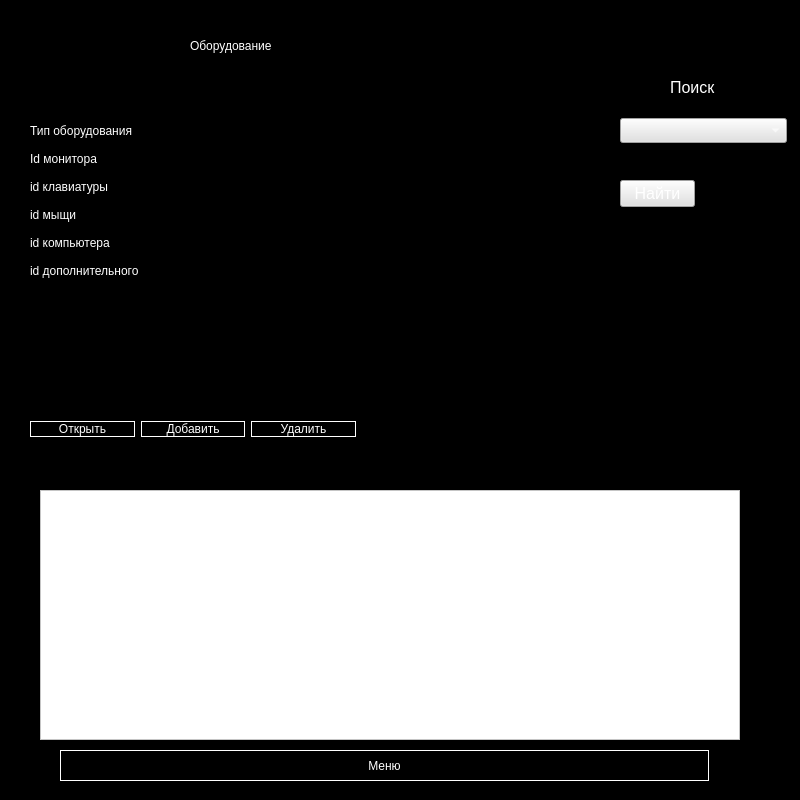
<?xml version="1.0" encoding="UTF-8"?>
<ui version="4.0">
 <class>Form</class>
 <widget class="QWidget" name="Form">
  <property name="geometry">
   <rect>
    <x>0</x>
    <y>0</y>
    <width>800</width>
    <height>800</height>
   </rect>
  </property>
  <property name="windowTitle">
   <string>Form</string>
  </property>
  <property name="styleSheet">
   <string notr="true">background-color: rgb(0, 0, 0);
color: rgb(255, 255, 255);</string>
  </property>
  <widget class="QLabel" name="label_3">
   <property name="geometry">
    <rect>
     <x>190</x>
     <y>10</y>
     <width>431</width>
     <height>71</height>
    </rect>
   </property>
   <property name="toolTip">
    <string>&lt;html&gt;&lt;head/&gt;&lt;body&gt;&lt;p align=&quot;center&quot;&gt;&lt;span style=&quot; font-size:22pt;&quot;&gt;Логин&lt;/span&gt;&lt;/p&gt;&lt;/body&gt;&lt;/html&gt;</string>
   </property>
   <property name="whatsThis">
    <string>&lt;html&gt;&lt;head/&gt;&lt;body&gt;&lt;p&gt;Логин&lt;/p&gt;&lt;/body&gt;&lt;/html&gt;</string>
   </property>
   <property name="styleSheet">
    <string notr="true">font: 40pt &quot;Arial&quot;;</string>
   </property>
   <property name="text">
    <string>Оборудование</string>
   </property>
   <property name="textFormat">
    <enum>Qt::AutoText</enum>
   </property>
  </widget>
  <widget class="QWidget" name="formLayoutWidget">
   <property name="geometry">
    <rect>
     <x>30</x>
     <y>120</y>
     <width>571</width>
     <height>291</height>
    </rect>
   </property>
   <layout class="QFormLayout" name="formLayout">
    <item row="0" column="0">
     <widget class="QLabel" name="label">
      <property name="toolTip">
       <string>&lt;html&gt;&lt;head/&gt;&lt;body&gt;&lt;p align=&quot;center&quot;&gt;&lt;span style=&quot; font-size:22pt;&quot;&gt;Логин&lt;/span&gt;&lt;/p&gt;&lt;/body&gt;&lt;/html&gt;</string>
      </property>
      <property name="whatsThis">
       <string>&lt;html&gt;&lt;head/&gt;&lt;body&gt;&lt;p&gt;Логин&lt;/p&gt;&lt;/body&gt;&lt;/html&gt;</string>
      </property>
      <property name="styleSheet">
       <string notr="true">font: 22pt &quot;Arial&quot;;</string>
      </property>
      <property name="text">
       <string>Тип оборудования</string>
      </property>
      <property name="textFormat">
       <enum>Qt::AutoText</enum>
      </property>
     </widget>
    </item>
    <item row="0" column="1">
     <widget class="QLineEdit" name="wrt1">
      <property name="styleSheet">
       <string notr="true">font: 20pt &quot;MS Shell Dlg 2&quot;;</string>
      </property>
     </widget>
    </item>
    <item row="1" column="0">
     <widget class="QLabel" name="label_2">
      <property name="toolTip">
       <string>&lt;html&gt;&lt;head/&gt;&lt;body&gt;&lt;p align=&quot;center&quot;&gt;&lt;span style=&quot; font-size:22pt;&quot;&gt;Логин&lt;/span&gt;&lt;/p&gt;&lt;/body&gt;&lt;/html&gt;</string>
      </property>
      <property name="whatsThis">
       <string>&lt;html&gt;&lt;head/&gt;&lt;body&gt;&lt;p&gt;Логин&lt;/p&gt;&lt;/body&gt;&lt;/html&gt;</string>
      </property>
      <property name="styleSheet">
       <string notr="true">font: 22pt &quot;Arial&quot;;</string>
      </property>
      <property name="text">
       <string>Id монитора</string>
      </property>
      <property name="textFormat">
       <enum>Qt::AutoText</enum>
      </property>
     </widget>
    </item>
    <item row="1" column="1">
     <widget class="QLineEdit" name="wrt2">
      <property name="styleSheet">
       <string notr="true">font: 20pt &quot;MS Shell Dlg 2&quot;;</string>
      </property>
     </widget>
    </item>
    <item row="2" column="0">
     <widget class="QLabel" name="label_4">
      <property name="toolTip">
       <string>&lt;html&gt;&lt;head/&gt;&lt;body&gt;&lt;p align=&quot;center&quot;&gt;&lt;span style=&quot; font-size:22pt;&quot;&gt;Логин&lt;/span&gt;&lt;/p&gt;&lt;/body&gt;&lt;/html&gt;</string>
      </property>
      <property name="whatsThis">
       <string>&lt;html&gt;&lt;head/&gt;&lt;body&gt;&lt;p&gt;Логин&lt;/p&gt;&lt;/body&gt;&lt;/html&gt;</string>
      </property>
      <property name="styleSheet">
       <string notr="true">font: 22pt &quot;Arial&quot;;</string>
      </property>
      <property name="text">
       <string>id клавиатуры</string>
      </property>
      <property name="textFormat">
       <enum>Qt::AutoText</enum>
      </property>
     </widget>
    </item>
    <item row="2" column="1">
     <widget class="QLineEdit" name="wrt3">
      <property name="styleSheet">
       <string notr="true">font: 20pt &quot;MS Shell Dlg 2&quot;;</string>
      </property>
     </widget>
    </item>
    <item row="3" column="0">
     <widget class="QLabel" name="label_5">
      <property name="toolTip">
       <string>&lt;html&gt;&lt;head/&gt;&lt;body&gt;&lt;p align=&quot;center&quot;&gt;&lt;span style=&quot; font-size:22pt;&quot;&gt;Логин&lt;/span&gt;&lt;/p&gt;&lt;/body&gt;&lt;/html&gt;</string>
      </property>
      <property name="whatsThis">
       <string>&lt;html&gt;&lt;head/&gt;&lt;body&gt;&lt;p&gt;Логин&lt;/p&gt;&lt;/body&gt;&lt;/html&gt;</string>
      </property>
      <property name="styleSheet">
       <string notr="true">font: 22pt &quot;Arial&quot;;</string>
      </property>
      <property name="text">
       <string>id мыщи</string>
      </property>
      <property name="textFormat">
       <enum>Qt::AutoText</enum>
      </property>
     </widget>
    </item>
    <item row="3" column="1">
     <widget class="QLineEdit" name="wrt4">
      <property name="styleSheet">
       <string notr="true">font: 20pt &quot;MS Shell Dlg 2&quot;;</string>
      </property>
     </widget>
    </item>
    <item row="4" column="0">
     <widget class="QLabel" name="label_6">
      <property name="toolTip">
       <string>&lt;html&gt;&lt;head/&gt;&lt;body&gt;&lt;p align=&quot;center&quot;&gt;&lt;span style=&quot; font-size:22pt;&quot;&gt;Логин&lt;/span&gt;&lt;/p&gt;&lt;/body&gt;&lt;/html&gt;</string>
      </property>
      <property name="whatsThis">
       <string>&lt;html&gt;&lt;head/&gt;&lt;body&gt;&lt;p&gt;Логин&lt;/p&gt;&lt;/body&gt;&lt;/html&gt;</string>
      </property>
      <property name="styleSheet">
       <string notr="true">font: 22pt &quot;Arial&quot;;</string>
      </property>
      <property name="text">
       <string>id компьютера</string>
      </property>
      <property name="textFormat">
       <enum>Qt::AutoText</enum>
      </property>
     </widget>
    </item>
    <item row="4" column="1">
     <widget class="QLineEdit" name="wrt5">
      <property name="styleSheet">
       <string notr="true">font: 20pt &quot;MS Shell Dlg 2&quot;;</string>
      </property>
     </widget>
    </item>
    <item row="5" column="0">
     <widget class="QLabel" name="label_7">
      <property name="toolTip">
       <string>&lt;html&gt;&lt;head/&gt;&lt;body&gt;&lt;p align=&quot;center&quot;&gt;&lt;span style=&quot; font-size:22pt;&quot;&gt;Логин&lt;/span&gt;&lt;/p&gt;&lt;/body&gt;&lt;/html&gt;</string>
      </property>
      <property name="whatsThis">
       <string>&lt;html&gt;&lt;head/&gt;&lt;body&gt;&lt;p&gt;Логин&lt;/p&gt;&lt;/body&gt;&lt;/html&gt;</string>
      </property>
      <property name="styleSheet">
       <string notr="true">font: 22pt &quot;Arial&quot;;</string>
      </property>
      <property name="text">
       <string>id дополнительного</string>
      </property>
      <property name="textFormat">
       <enum>Qt::AutoText</enum>
      </property>
     </widget>
    </item>
    <item row="5" column="1">
     <widget class="QLineEdit" name="wrt6">
      <property name="styleSheet">
       <string notr="true">font: 20pt &quot;MS Shell Dlg 2&quot;;</string>
      </property>
     </widget>
    </item>
   </layout>
  </widget>
  <widget class="QLabel" name="label_9">
   <property name="geometry">
    <rect>
     <x>670</x>
     <y>78</y>
     <width>51</width>
     <height>19</height>
    </rect>
   </property>
   <property name="sizePolicy">
    <sizepolicy hsizetype="Preferred" vsizetype="Preferred">
     <horstretch>3</horstretch>
     <verstretch>2</verstretch>
    </sizepolicy>
   </property>
   <property name="font">
    <font>
     <pointsize>12</pointsize>
    </font>
   </property>
   <property name="styleSheet">
    <string notr="true"/>
   </property>
   <property name="text">
    <string>Поиск</string>
   </property>
  </widget>
  <widget class="QComboBox" name="cbColNames">
   <property name="geometry">
    <rect>
     <x>620</x>
     <y>118</y>
     <width>167</width>
     <height>25</height>
    </rect>
   </property>
   <property name="sizePolicy">
    <sizepolicy hsizetype="Preferred" vsizetype="Maximum">
     <horstretch>0</horstretch>
     <verstretch>0</verstretch>
    </sizepolicy>
   </property>
   <property name="font">
    <font>
     <pointsize>12</pointsize>
    </font>
   </property>
   <property name="styleSheet">
    <string notr="true">background-color: rgb(225, 225, 225);</string>
   </property>
  </widget>
  <widget class="QLineEdit" name="leFind">
   <property name="enabled">
    <bool>true</bool>
   </property>
   <property name="geometry">
    <rect>
     <x>620</x>
     <y>149</y>
     <width>167</width>
     <height>25</height>
    </rect>
   </property>
   <property name="sizePolicy">
    <sizepolicy hsizetype="Expanding" vsizetype="Maximum">
     <horstretch>0</horstretch>
     <verstretch>0</verstretch>
    </sizepolicy>
   </property>
   <property name="font">
    <font>
     <pointsize>12</pointsize>
    </font>
   </property>
   <property name="styleSheet">
    <string notr="true">color: rgb(225, 225, 225); </string>
   </property>
   <property name="text">
    <string/>
   </property>
  </widget>
  <widget class="QPushButton" name="pbFind">
   <property name="geometry">
    <rect>
     <x>620</x>
     <y>180</y>
     <width>75</width>
     <height>27</height>
    </rect>
   </property>
   <property name="font">
    <font>
     <pointsize>12</pointsize>
    </font>
   </property>
   <property name="styleSheet">
    <string notr="true">background-color: rgb(225, 225, 225);</string>
   </property>
   <property name="text">
    <string>Найти</string>
   </property>
  </widget>
  <widget class="QTableWidget" name="tableWidget">
   <property name="geometry">
    <rect>
     <x>40</x>
     <y>490</y>
     <width>700</width>
     <height>250</height>
    </rect>
   </property>
   <property name="styleSheet">
    <string notr="true">background-color: rgb(255, 255, 255);
color: rgb(0, 0, 0);
alternate-background-color: rgb(96, 96, 96);
selection-background-color: rgb(40, 40, 40);</string>
   </property>
  </widget>
  <widget class="QPushButton" name="hub">
   <property name="geometry">
    <rect>
     <x>60</x>
     <y>750</y>
     <width>649</width>
     <height>31</height>
    </rect>
   </property>
   <property name="styleSheet">
    <string notr="true">font: 18pt &quot;MS Shell Dlg 2&quot;;
border: 1px solid rgb(255, 255, 255);</string>
   </property>
   <property name="text">
    <string>Меню</string>
   </property>
  </widget>
  <widget class="QWidget" name="layoutWidget">
   <property name="geometry">
    <rect>
     <x>30</x>
     <y>410</y>
     <width>326</width>
     <height>39</height>
    </rect>
   </property>
   <layout class="QHBoxLayout" name="horizontalLayout">
    <item>
     <widget class="QPushButton" name="OpenButton">
      <property name="styleSheet">
       <string notr="true">font: 18pt &quot;MS Shell Dlg 2&quot;;
border: 1px solid rgb(255, 255, 255);</string>
      </property>
      <property name="text">
       <string>Открыть</string>
      </property>
     </widget>
    </item>
    <item>
     <widget class="QPushButton" name="InnerButton">
      <property name="styleSheet">
       <string notr="true">font: 18pt &quot;MS Shell Dlg 2&quot;;
border: 1px solid rgb(255, 255, 255);</string>
      </property>
      <property name="text">
       <string>Добавить</string>
      </property>
     </widget>
    </item>
    <item>
     <widget class="QPushButton" name="DeleteButton">
      <property name="styleSheet">
       <string notr="true">font: 18pt &quot;MS Shell Dlg 2&quot;;
border: 1px solid rgb(255, 255, 255);</string>
      </property>
      <property name="text">
       <string>Удалить</string>
      </property>
     </widget>
    </item>
   </layout>
  </widget>
 </widget>
 <resources/>
 <connections/>
</ui>
